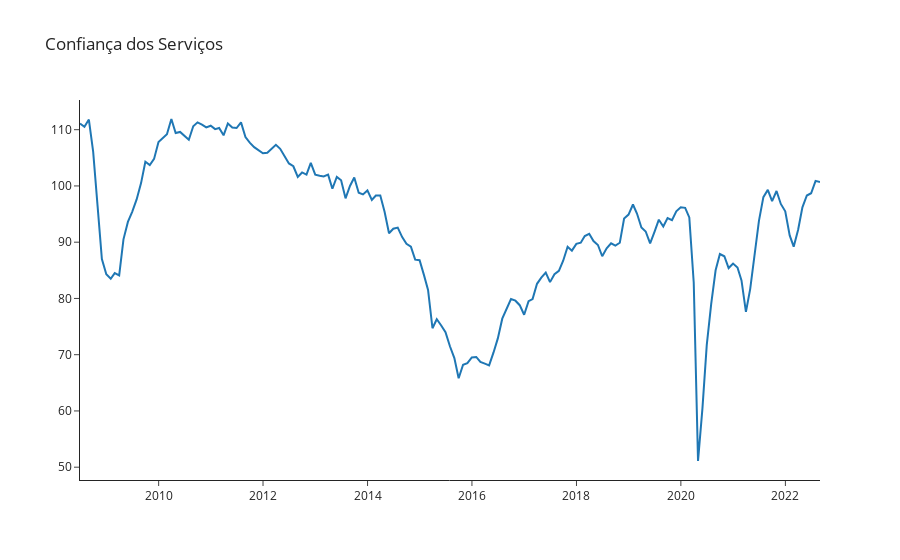

Notebook code cell kept with this figure:
### Markdown cell above
# Indice de Confiança

### Code cell
#Indice de confiança dos Serviços

confianca_servico = nasdaqdatalink.get('BCB/20339', start_date= '2002-01-01')

fig = go.Figure() 
fig.add_trace(go.Scatter(name='Sondagem dos Serviços', x=confianca_servico.index, y=confianca_servico.Value)) 
fig.update_layout(title_text='Confiança dos Serviços', template='simple_white') 
fig.show()

### Figure 1 — Plotly figure (JSON) as saved in the notebook; plotly's stock layout.template omitted (floating-point values rounded to 4 significant figures; data arrays with more than 128 entries replaced by an {"elided": "..."} marker saying what was removed)
{"data": [{"name": "Sondagem dos Serviços", "type": "scatter", "x": {"elided": "171 str values"}, "y": {"elided": "171 float values"}}], "layout": {"title": {"text": "Confiança dos Serviços"}}}
